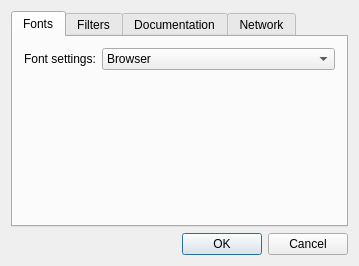
<ui version="4.0" >
 <class>PreferencesDialogClass</class>
 <widget class="QDialog" name="PreferencesDialogClass" >
  <property name="geometry" >
   <rect>
    <x>0</x>
    <y>0</y>
    <width>359</width>
    <height>266</height>
   </rect>
  </property>
  <property name="windowTitle" >
   <string>Preferences</string>
  </property>
  <layout class="QVBoxLayout" >
   <item>
    <widget class="QTabWidget" name="tabWidget" >
     <property name="currentIndex" >
      <number>0</number>
     </property>
     <widget class="QWidget" name="fontsTab" >
      <property name="geometry" >
       <rect>
        <x>0</x>
        <y>0</y>
        <width>335</width>
        <height>188</height>
       </rect>
      </property>
      <attribute name="title" >
       <string>Fonts</string>
      </attribute>
      <layout class="QGridLayout" >
       <item row="0" column="0" >
        <layout class="QHBoxLayout" >
         <item>
          <widget class="QLabel" name="fontLabel" >
           <property name="sizePolicy" >
            <sizepolicy vsizetype="Preferred" hsizetype="Maximum" >
             <horstretch>0</horstretch>
             <verstretch>0</verstretch>
            </sizepolicy>
           </property>
           <property name="text" >
            <string>Font settings:</string>
           </property>
          </widget>
         </item>
         <item>
          <widget class="QComboBox" name="comboBox" >
           <item>
            <property name="text" >
             <string>Browser</string>
            </property>
           </item>
           <item>
            <property name="text" >
             <string>Application</string>
            </property>
           </item>
          </widget>
         </item>
        </layout>
       </item>
       <item row="1" column="0" >
        <widget class="QStackedWidget" name="stackedWidget_2" >
         <property name="currentIndex" >
          <number>0</number>
         </property>
         <widget class="QWidget" name="page_4" >
          <property name="geometry" >
           <rect>
            <x>0</x>
            <y>0</y>
            <width>317</width>
            <height>142</height>
           </rect>
          </property>
         </widget>
        </widget>
       </item>
      </layout>
     </widget>
     <widget class="QWidget" name="filtersTab" >
      <property name="geometry" >
       <rect>
        <x>8</x>
        <y>60</y>
        <width>335</width>
        <height>188</height>
       </rect>
      </property>
      <attribute name="title" >
       <string>Filters</string>
      </attribute>
      <layout class="QGridLayout" >
       <item row="0" column="0" colspan="2" >
        <widget class="QLabel" name="label" >
         <property name="text" >
          <string>Filter:</string>
         </property>
        </widget>
       </item>
       <item row="0" column="2" >
        <widget class="QLabel" name="label_2" >
         <property name="frameShape" >
          <enum>QFrame::NoFrame</enum>
         </property>
         <property name="text" >
          <string>Attributes:</string>
         </property>
        </widget>
       </item>
       <item row="1" column="0" colspan="2" >
        <widget class="QListWidget" name="filterWidget" />
       </item>
       <item rowspan="2" row="1" column="2" >
        <widget class="QTreeWidget" name="attributeWidget" >
         <column>
          <property name="text" >
           <string>1</string>
          </property>
         </column>
        </widget>
       </item>
       <item row="2" column="0" >
        <widget class="QPushButton" name="filterAddButton" >
         <property name="text" >
          <string>Add</string>
         </property>
        </widget>
       </item>
       <item row="2" column="1" >
        <widget class="QPushButton" name="filterRemoveButton" >
         <property name="text" >
          <string>Remove</string>
         </property>
        </widget>
       </item>
      </layout>
     </widget>
     <widget class="QWidget" name="docsTab" >
      <property name="geometry" >
       <rect>
        <x>8</x>
        <y>60</y>
        <width>335</width>
        <height>188</height>
       </rect>
      </property>
      <attribute name="title" >
       <string>Documentation</string>
      </attribute>
      <layout class="QVBoxLayout" >
       <item>
        <widget class="QLabel" name="label_3" >
         <property name="text" >
          <string>Registered Documentation:</string>
         </property>
        </widget>
       </item>
       <item>
        <layout class="QHBoxLayout" >
         <property name="spacing" >
          <number>6</number>
         </property>
         <property name="margin" >
          <number>0</number>
         </property>
         <item>
          <widget class="QListWidget" name="registeredDocsListWidget" />
         </item>
         <item>
          <layout class="QVBoxLayout" >
           <property name="spacing" >
            <number>6</number>
           </property>
           <property name="margin" >
            <number>0</number>
           </property>
           <item>
            <widget class="QPushButton" name="docAddButton" >
             <property name="text" >
              <string>Add...</string>
             </property>
            </widget>
           </item>
           <item>
            <widget class="QPushButton" name="docRemoveButton" >
             <property name="text" >
              <string>Remove</string>
             </property>
            </widget>
           </item>
           <item>
            <spacer>
             <property name="orientation" >
              <enum>Qt::Vertical</enum>
             </property>
             <property name="sizeHint" stdset="0" >
              <size>
               <width>20</width>
               <height>40</height>
              </size>
             </property>
            </spacer>
           </item>
          </layout>
         </item>
        </layout>
       </item>
      </layout>
     </widget>
     <widget class="QWidget" name="networkTab" >
      <property name="geometry" >
       <rect>
        <x>0</x>
        <y>0</y>
        <width>335</width>
        <height>188</height>
       </rect>
      </property>
      <attribute name="title" >
       <string>Network</string>
      </attribute>
      <layout class="QVBoxLayout" name="verticalLayout" >
       <item>
        <widget class="QGroupBox" name="proxyBox" >
         <property name="title" >
          <string>Use Http Proxy</string>
         </property>
         <property name="checkable" >
          <bool>true</bool>
         </property>
         <property name="checked" >
          <bool>false</bool>
         </property>
         <layout class="QGridLayout" name="gridLayout" >
          <item row="0" column="0" >
           <widget class="QLabel" name="label_4" >
            <property name="text" >
             <string>Http Proxy:</string>
            </property>
           </widget>
          </item>
          <item row="0" column="1" >
           <widget class="QLineEdit" name="proxyLineEdit" />
          </item>
          <item row="1" column="0" >
           <widget class="QLabel" name="label_5" >
            <property name="text" >
             <string>Port:</string>
            </property>
           </widget>
          </item>
          <item row="1" column="1" >
           <widget class="QSpinBox" name="portSpinBox" >
            <property name="maximum" >
             <number>65535</number>
            </property>
           </widget>
          </item>
         </layout>
        </widget>
       </item>
       <item>
        <spacer name="verticalSpacer" >
         <property name="orientation" >
          <enum>Qt::Vertical</enum>
         </property>
         <property name="sizeHint" stdset="0" >
          <size>
           <width>20</width>
           <height>81</height>
          </size>
         </property>
        </spacer>
       </item>
      </layout>
     </widget>
    </widget>
   </item>
   <item>
    <layout class="QHBoxLayout" >
     <property name="spacing" >
      <number>6</number>
     </property>
     <property name="margin" >
      <number>0</number>
     </property>
     <item>
      <spacer>
       <property name="orientation" >
        <enum>Qt::Horizontal</enum>
       </property>
       <property name="sizeHint" stdset="0" >
        <size>
         <width>40</width>
         <height>20</height>
        </size>
       </property>
      </spacer>
     </item>
     <item>
      <widget class="QDialogButtonBox" name="buttonBox" >
       <property name="orientation" >
        <enum>Qt::Horizontal</enum>
       </property>
       <property name="standardButtons" >
        <set>QDialogButtonBox::Cancel|QDialogButtonBox::Ok</set>
       </property>
      </widget>
     </item>
    </layout>
   </item>
  </layout>
 </widget>
 <layoutdefault spacing="6" margin="11" />
 <resources/>
 <connections>
  <connection>
   <sender>comboBox</sender>
   <signal>currentIndexChanged(int)</signal>
   <receiver>stackedWidget_2</receiver>
   <slot>setCurrentIndex(int)</slot>
   <hints>
    <hint type="sourcelabel" >
     <x>375</x>
     <y>32</y>
    </hint>
    <hint type="destinationlabel" >
     <x>347</x>
     <y>125</y>
    </hint>
   </hints>
  </connection>
 </connections>
</ui>
